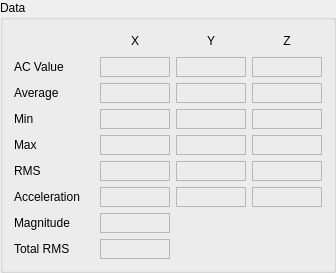
         <widget class="QGroupBox" name="groupBox">
          <property name="title">
           <string>Data</string>
          </property>
          <layout class="QGridLayout" name="gridLayout">
           <item row="0" column="1">
            <widget class="QLabel" name="label_25">
             <property name="sizePolicy">
              <sizepolicy hsizetype="Fixed" vsizetype="Fixed">
               <horstretch>0</horstretch>
               <verstretch>0</verstretch>
              </sizepolicy>
             </property>
             <property name="minimumSize">
              <size>
               <width>70</width>
               <height>20</height>
              </size>
             </property>
             <property name="maximumSize">
              <size>
               <width>70</width>
               <height>20</height>
              </size>
             </property>
             <property name="text">
              <string>X</string>
             </property>
             <property name="alignment">
              <set>Qt::AlignCenter</set>
             </property>
            </widget>
           </item>
           <item row="0" column="2">
            <widget class="QLabel" name="label_26">
             <property name="sizePolicy">
              <sizepolicy hsizetype="Fixed" vsizetype="Fixed">
               <horstretch>0</horstretch>
               <verstretch>0</verstretch>
              </sizepolicy>
             </property>
             <property name="minimumSize">
              <size>
               <width>70</width>
               <height>20</height>
              </size>
             </property>
             <property name="maximumSize">
              <size>
               <width>70</width>
               <height>20</height>
              </size>
             </property>
             <property name="text">
              <string>Y</string>
             </property>
             <property name="alignment">
              <set>Qt::AlignCenter</set>
             </property>
            </widget>
           </item>
           <item row="0" column="3">
            <widget class="QLabel" name="label_20">
             <property name="sizePolicy">
              <sizepolicy hsizetype="Fixed" vsizetype="Fixed">
               <horstretch>0</horstretch>
               <verstretch>0</verstretch>
              </sizepolicy>
             </property>
             <property name="minimumSize">
              <size>
               <width>70</width>
               <height>20</height>
              </size>
             </property>
             <property name="maximumSize">
              <size>
               <width>70</width>
               <height>20</height>
              </size>
             </property>
             <property name="text">
              <string>Z</string>
             </property>
             <property name="alignment">
              <set>Qt::AlignCenter</set>
             </property>
            </widget>
           </item>
           <item row="1" column="0">
            <widget class="QLabel" name="label_21">
             <property name="sizePolicy">
              <sizepolicy hsizetype="MinimumExpanding" vsizetype="Fixed">
               <horstretch>0</horstretch>
               <verstretch>0</verstretch>
              </sizepolicy>
             </property>
             <property name="minimumSize">
              <size>
               <width>80</width>
               <height>20</height>
              </size>
             </property>
             <property name="maximumSize">
              <size>
               <width>16777215</width>
               <height>20</height>
              </size>
             </property>
             <property name="text">
              <string>AC Value</string>
             </property>
            </widget>
           </item>
           <item row="1" column="1">
            <widget class="QELabel" name="qelabel_35">
             <property name="sizePolicy">
              <sizepolicy hsizetype="Fixed" vsizetype="Fixed">
               <horstretch>0</horstretch>
               <verstretch>0</verstretch>
              </sizepolicy>
             </property>
             <property name="minimumSize">
              <size>
               <width>70</width>
               <height>20</height>
              </size>
             </property>
             <property name="maximumSize">
              <size>
               <width>70</width>
               <height>20</height>
              </size>
             </property>
             <property name="frameShape">
              <enum>QFrame::StyledPanel</enum>
             </property>
             <property name="variable" stdset="0">
              <string>SR-DI-VAN:get$(CH)</string>
             </property>
             <property name="variableSubstitutions" stdset="0">
              <string>CH=X1</string>
             </property>
             <property name="precision">
              <number>2</number>
             </property>
             <property name="useDbPrecision">
              <bool>false</bool>
             </property>
            </widget>
           </item>
           <item row="1" column="2">
            <widget class="QELabel" name="qelabel_26">
             <property name="sizePolicy">
              <sizepolicy hsizetype="Fixed" vsizetype="Fixed">
               <horstretch>0</horstretch>
               <verstretch>0</verstretch>
              </sizepolicy>
             </property>
             <property name="minimumSize">
              <size>
               <width>70</width>
               <height>20</height>
              </size>
             </property>
             <property name="maximumSize">
              <size>
               <width>70</width>
               <height>20</height>
              </size>
             </property>
             <property name="frameShape">
              <enum>QFrame::StyledPanel</enum>
             </property>
             <property name="variable" stdset="0">
              <string>SR-DI-VAN:get$(CH)</string>
             </property>
             <property name="variableSubstitutions" stdset="0">
              <string>CH=Y1</string>
             </property>
             <property name="precision">
              <number>2</number>
             </property>
             <property name="useDbPrecision">
              <bool>false</bool>
             </property>
            </widget>
           </item>
           <item row="1" column="3">
            <widget class="QELabel" name="qelabel_19">
             <property name="sizePolicy">
              <sizepolicy hsizetype="Fixed" vsizetype="Fixed">
               <horstretch>0</horstretch>
               <verstretch>0</verstretch>
              </sizepolicy>
             </property>
             <property name="minimumSize">
              <size>
               <width>70</width>
               <height>20</height>
              </size>
             </property>
             <property name="maximumSize">
              <size>
               <width>70</width>
               <height>20</height>
              </size>
             </property>
             <property name="frameShape">
              <enum>QFrame::StyledPanel</enum>
             </property>
             <property name="variable" stdset="0">
              <string>SR-DI-VAN:get$(CH)</string>
             </property>
             <property name="variableSubstitutions" stdset="0">
              <string>CH=Z1</string>
             </property>
             <property name="precision">
              <number>2</number>
             </property>
             <property name="useDbPrecision">
              <bool>false</bool>
             </property>
            </widget>
           </item>
           <item row="2" column="0">
            <widget class="QLabel" name="label_27">
             <property name="sizePolicy">
              <sizepolicy hsizetype="MinimumExpanding" vsizetype="Fixed">
               <horstretch>0</horstretch>
               <verstretch>0</verstretch>
              </sizepolicy>
             </property>
             <property name="minimumSize">
              <size>
               <width>80</width>
               <height>20</height>
              </size>
             </property>
             <property name="maximumSize">
              <size>
               <width>16777215</width>
               <height>20</height>
              </size>
             </property>
             <property name="text">
              <string>Average</string>
             </property>
            </widget>
           </item>
           <item row="2" column="1">
            <widget class="QELabel" name="qelabel_23">
             <property name="sizePolicy">
              <sizepolicy hsizetype="Fixed" vsizetype="Fixed">
               <horstretch>0</horstretch>
               <verstretch>0</verstretch>
              </sizepolicy>
             </property>
             <property name="minimumSize">
              <size>
               <width>70</width>
               <height>20</height>
              </size>
             </property>
             <property name="maximumSize">
              <size>
               <width>70</width>
               <height>20</height>
              </size>
             </property>
             <property name="frameShape">
              <enum>QFrame::StyledPanel</enum>
             </property>
             <property name="variable" stdset="0">
              <string>SR-DI-VAN:getAverage$(CH)</string>
             </property>
             <property name="variableSubstitutions" stdset="0">
              <string>CH=X1</string>
             </property>
             <property name="precision">
              <number>2</number>
             </property>
             <property name="useDbPrecision">
              <bool>false</bool>
             </property>
            </widget>
           </item>
           <item row="2" column="2">
            <widget class="QELabel" name="qelabel_28">
             <property name="sizePolicy">
              <sizepolicy hsizetype="Fixed" vsizetype="Fixed">
               <horstretch>0</horstretch>
               <verstretch>0</verstretch>
              </sizepolicy>
             </property>
             <property name="minimumSize">
              <size>
               <width>70</width>
               <height>20</height>
              </size>
             </property>
             <property name="maximumSize">
              <size>
               <width>70</width>
               <height>20</height>
              </size>
             </property>
             <property name="frameShape">
              <enum>QFrame::StyledPanel</enum>
             </property>
             <property name="variable" stdset="0">
              <string>SR-DI-VAN:getAverage$(CH)</string>
             </property>
             <property name="variableSubstitutions" stdset="0">
              <string>CH=Y1</string>
             </property>
             <property name="precision">
              <number>2</number>
             </property>
             <property name="useDbPrecision">
              <bool>false</bool>
             </property>
            </widget>
           </item>
           <item row="2" column="3">
            <widget class="QELabel" name="qelabel_33">
             <property name="sizePolicy">
              <sizepolicy hsizetype="Fixed" vsizetype="Fixed">
               <horstretch>0</horstretch>
               <verstretch>0</verstretch>
              </sizepolicy>
             </property>
             <property name="minimumSize">
              <size>
               <width>70</width>
               <height>20</height>
              </size>
             </property>
             <property name="maximumSize">
              <size>
               <width>70</width>
               <height>20</height>
              </size>
             </property>
             <property name="frameShape">
              <enum>QFrame::StyledPanel</enum>
             </property>
             <property name="variable" stdset="0">
              <string>SR-DI-VAN:getAverage$(CH)</string>
             </property>
             <property name="variableSubstitutions" stdset="0">
              <string>CH=Z1</string>
             </property>
             <property name="precision">
              <number>2</number>
             </property>
             <property name="useDbPrecision">
              <bool>false</bool>
             </property>
            </widget>
           </item>
           <item row="3" column="0">
            <widget class="QLabel" name="label_23">
             <property name="sizePolicy">
              <sizepolicy hsizetype="MinimumExpanding" vsizetype="Fixed">
               <horstretch>0</horstretch>
               <verstretch>0</verstretch>
              </sizepolicy>
             </property>
             <property name="minimumSize">
              <size>
               <width>80</width>
               <height>20</height>
              </size>
             </property>
             <property name="maximumSize">
              <size>
               <width>16777215</width>
               <height>20</height>
              </size>
             </property>
             <property name="text">
              <string>Min</string>
             </property>
            </widget>
           </item>
           <item row="3" column="1">
            <widget class="QELabel" name="qelabel_34">
             <property name="sizePolicy">
              <sizepolicy hsizetype="Fixed" vsizetype="Fixed">
               <horstretch>0</horstretch>
               <verstretch>0</verstretch>
              </sizepolicy>
             </property>
             <property name="minimumSize">
              <size>
               <width>70</width>
               <height>20</height>
              </size>
             </property>
             <property name="maximumSize">
              <size>
               <width>70</width>
               <height>20</height>
              </size>
             </property>
             <property name="frameShape">
              <enum>QFrame::StyledPanel</enum>
             </property>
             <property name="variable" stdset="0">
              <string>SR-DI-VAN:getMin$(CH)</string>
             </property>
             <property name="variableSubstitutions" stdset="0">
              <string>CH=X1</string>
             </property>
             <property name="precision">
              <number>2</number>
             </property>
             <property name="useDbPrecision">
              <bool>false</bool>
             </property>
            </widget>
           </item>
           <item row="3" column="2">
            <widget class="QELabel" name="qelabel_30">
             <property name="sizePolicy">
              <sizepolicy hsizetype="Fixed" vsizetype="Fixed">
               <horstretch>0</horstretch>
               <verstretch>0</verstretch>
              </sizepolicy>
             </property>
             <property name="minimumSize">
              <size>
               <width>70</width>
               <height>20</height>
              </size>
             </property>
             <property name="maximumSize">
              <size>
               <width>70</width>
               <height>20</height>
              </size>
             </property>
             <property name="frameShape">
              <enum>QFrame::StyledPanel</enum>
             </property>
             <property name="variable" stdset="0">
              <string>SR-DI-VAN:getMin$(CH)</string>
             </property>
             <property name="variableSubstitutions" stdset="0">
              <string>CH=Y1</string>
             </property>
             <property name="precision">
              <number>2</number>
             </property>
             <property name="useDbPrecision">
              <bool>false</bool>
             </property>
            </widget>
           </item>
           <item row="3" column="3">
            <widget class="QELabel" name="qelabel_29">
             <property name="sizePolicy">
              <sizepolicy hsizetype="Fixed" vsizetype="Fixed">
               <horstretch>0</horstretch>
               <verstretch>0</verstretch>
              </sizepolicy>
             </property>
             <property name="minimumSize">
              <size>
               <width>70</width>
               <height>20</height>
              </size>
             </property>
             <property name="maximumSize">
              <size>
               <width>70</width>
               <height>20</height>
              </size>
             </property>
             <property name="frameShape">
              <enum>QFrame::StyledPanel</enum>
             </property>
             <property name="variable" stdset="0">
              <string>SR-DI-VAN:getMin$(CH)</string>
             </property>
             <property name="variableSubstitutions" stdset="0">
              <string>CH=Z1</string>
             </property>
             <property name="precision">
              <number>2</number>
             </property>
             <property name="useDbPrecision">
              <bool>false</bool>
             </property>
            </widget>
           </item>
           <item row="4" column="0">
            <widget class="QLabel" name="label_19">
             <property name="sizePolicy">
              <sizepolicy hsizetype="MinimumExpanding" vsizetype="Fixed">
               <horstretch>0</horstretch>
               <verstretch>0</verstretch>
              </sizepolicy>
             </property>
             <property name="minimumSize">
              <size>
               <width>80</width>
               <height>20</height>
              </size>
             </property>
             <property name="maximumSize">
              <size>
               <width>16777215</width>
               <height>20</height>
              </size>
             </property>
             <property name="text">
              <string>Max</string>
             </property>
            </widget>
           </item>
           <item row="4" column="1">
            <widget class="QELabel" name="qelabel_21">
             <property name="sizePolicy">
              <sizepolicy hsizetype="Fixed" vsizetype="Fixed">
               <horstretch>0</horstretch>
               <verstretch>0</verstretch>
              </sizepolicy>
             </property>
             <property name="minimumSize">
              <size>
               <width>70</width>
               <height>20</height>
              </size>
             </property>
             <property name="maximumSize">
              <size>
               <width>70</width>
               <height>20</height>
              </size>
             </property>
             <property name="frameShape">
              <enum>QFrame::StyledPanel</enum>
             </property>
             <property name="variable" stdset="0">
              <string>SR-DI-VAN:getMax$(CH)</string>
             </property>
             <property name="variableSubstitutions" stdset="0">
              <string>CH=X1</string>
             </property>
             <property name="precision">
              <number>2</number>
             </property>
             <property name="useDbPrecision">
              <bool>false</bool>
             </property>
            </widget>
           </item>
           <item row="4" column="2">
            <widget class="QELabel" name="qelabel_20">
             <property name="sizePolicy">
              <sizepolicy hsizetype="Fixed" vsizetype="Fixed">
               <horstretch>0</horstretch>
               <verstretch>0</verstretch>
              </sizepolicy>
             </property>
             <property name="minimumSize">
              <size>
               <width>70</width>
               <height>20</height>
              </size>
             </property>
             <property name="maximumSize">
              <size>
               <width>70</width>
               <height>20</height>
              </size>
             </property>
             <property name="frameShape">
              <enum>QFrame::StyledPanel</enum>
             </property>
             <property name="variable" stdset="0">
              <string>SR-DI-VAN:getMax$(CH)</string>
             </property>
             <property name="variableSubstitutions" stdset="0">
              <string>CH=Y1</string>
             </property>
             <property name="precision">
              <number>2</number>
             </property>
             <property name="useDbPrecision">
              <bool>false</bool>
             </property>
            </widget>
           </item>
           <item row="4" column="3">
            <widget class="QELabel" name="qelabel_22">
             <property name="sizePolicy">
              <sizepolicy hsizetype="Fixed" vsizetype="Fixed">
               <horstretch>0</horstretch>
               <verstretch>0</verstretch>
              </sizepolicy>
             </property>
             <property name="minimumSize">
              <size>
               <width>70</width>
               <height>20</height>
              </size>
             </property>
             <property name="maximumSize">
              <size>
               <width>70</width>
               <height>20</height>
              </size>
             </property>
             <property name="frameShape">
              <enum>QFrame::StyledPanel</enum>
             </property>
             <property name="variable" stdset="0">
              <string>SR-DI-VAN:getMax$(CH)</string>
             </property>
             <property name="variableSubstitutions" stdset="0">
              <string>CH=Z1</string>
             </property>
             <property name="precision">
              <number>2</number>
             </property>
             <property name="useDbPrecision">
              <bool>false</bool>
             </property>
            </widget>
           </item>
           <item row="5" column="0">
            <widget class="QLabel" name="label_24">
             <property name="sizePolicy">
              <sizepolicy hsizetype="MinimumExpanding" vsizetype="Fixed">
               <horstretch>0</horstretch>
               <verstretch>0</verstretch>
              </sizepolicy>
             </property>
             <property name="minimumSize">
              <size>
               <width>80</width>
               <height>20</height>
              </size>
             </property>
             <property name="maximumSize">
              <size>
               <width>16777215</width>
               <height>20</height>
              </size>
             </property>
             <property name="text">
              <string>RMS</string>
             </property>
            </widget>
           </item>
           <item row="5" column="1">
            <widget class="QELabel" name="qelabel_27">
             <property name="sizePolicy">
              <sizepolicy hsizetype="Fixed" vsizetype="Fixed">
               <horstretch>0</horstretch>
               <verstretch>0</verstretch>
              </sizepolicy>
             </property>
             <property name="minimumSize">
              <size>
               <width>70</width>
               <height>20</height>
              </size>
             </property>
             <property name="maximumSize">
              <size>
               <width>70</width>
               <height>20</height>
              </size>
             </property>
             <property name="frameShape">
              <enum>QFrame::StyledPanel</enum>
             </property>
             <property name="variable" stdset="0">
              <string>SR-DI-VAN:getRMS$(CH)</string>
             </property>
             <property name="variableSubstitutions" stdset="0">
              <string>CH=X1</string>
             </property>
             <property name="precision">
              <number>2</number>
             </property>
             <property name="useDbPrecision">
              <bool>false</bool>
             </property>
            </widget>
           </item>
           <item row="5" column="2">
            <widget class="QELabel" name="qelabel_36">
             <property name="sizePolicy">
              <sizepolicy hsizetype="Fixed" vsizetype="Fixed">
               <horstretch>0</horstretch>
               <verstretch>0</verstretch>
              </sizepolicy>
             </property>
             <property name="minimumSize">
              <size>
               <width>70</width>
               <height>20</height>
              </size>
             </property>
             <property name="maximumSize">
              <size>
               <width>70</width>
               <height>20</height>
              </size>
             </property>
             <property name="frameShape">
              <enum>QFrame::StyledPanel</enum>
             </property>
             <property name="variable" stdset="0">
              <string>SR-DI-VAN:getRMS$(CH)</string>
             </property>
             <property name="variableSubstitutions" stdset="0">
              <string>CH=Y1</string>
             </property>
             <property name="precision">
              <number>2</number>
             </property>
             <property name="useDbPrecision">
              <bool>false</bool>
             </property>
            </widget>
           </item>
           <item row="5" column="3">
            <widget class="QELabel" name="qelabel_24">
             <property name="sizePolicy">
              <sizepolicy hsizetype="Fixed" vsizetype="Fixed">
               <horstretch>0</horstretch>
               <verstretch>0</verstretch>
              </sizepolicy>
             </property>
             <property name="minimumSize">
              <size>
               <width>70</width>
               <height>20</height>
              </size>
             </property>
             <property name="maximumSize">
              <size>
               <width>70</width>
               <height>20</height>
              </size>
             </property>
             <property name="frameShape">
              <enum>QFrame::StyledPanel</enum>
             </property>
             <property name="variable" stdset="0">
              <string>SR-DI-VAN:getRMS$(CH)</string>
             </property>
             <property name="variableSubstitutions" stdset="0">
              <string>CH=Z1</string>
             </property>
             <property name="precision">
              <number>2</number>
             </property>
             <property name="useDbPrecision">
              <bool>false</bool>
             </property>
            </widget>
           </item>
           <item row="6" column="0">
            <widget class="QLabel" name="label_22">
             <property name="sizePolicy">
              <sizepolicy hsizetype="MinimumExpanding" vsizetype="Fixed">
               <horstretch>0</horstretch>
               <verstretch>0</verstretch>
              </sizepolicy>
             </property>
             <property name="minimumSize">
              <size>
               <width>80</width>
               <height>20</height>
              </size>
             </property>
             <property name="maximumSize">
              <size>
               <width>80</width>
               <height>20</height>
              </size>
             </property>
             <property name="text">
              <string>Acceleration</string>
             </property>
            </widget>
           </item>
           <item row="6" column="1">
            <widget class="QELabel" name="qelabel_32">
             <property name="sizePolicy">
              <sizepolicy hsizetype="Fixed" vsizetype="Fixed">
               <horstretch>0</horstretch>
               <verstretch>0</verstretch>
              </sizepolicy>
             </property>
             <property name="minimumSize">
              <size>
               <width>70</width>
               <height>20</height>
              </size>
             </property>
             <property name="maximumSize">
              <size>
               <width>70</width>
               <height>20</height>
              </size>
             </property>
             <property name="frameShape">
              <enum>QFrame::StyledPanel</enum>
             </property>
             <property name="variable" stdset="0">
              <string>SR-DI-VAN:getAcceleration$(CH)</string>
             </property>
             <property name="variableSubstitutions" stdset="0">
              <string>CH=X1</string>
             </property>
             <property name="precision">
              <number>3</number>
             </property>
             <property name="useDbPrecision">
              <bool>false</bool>
             </property>
            </widget>
           </item>
           <item row="6" column="2">
            <widget class="QELabel" name="qelabel_25">
             <property name="sizePolicy">
              <sizepolicy hsizetype="Fixed" vsizetype="Fixed">
               <horstretch>0</horstretch>
               <verstretch>0</verstretch>
              </sizepolicy>
             </property>
             <property name="minimumSize">
              <size>
               <width>70</width>
               <height>20</height>
              </size>
             </property>
             <property name="maximumSize">
              <size>
               <width>70</width>
               <height>20</height>
              </size>
             </property>
             <property name="frameShape">
              <enum>QFrame::StyledPanel</enum>
             </property>
             <property name="variable" stdset="0">
              <string>SR-DI-VAN:getAcceleration$(CH)</string>
             </property>
             <property name="variableSubstitutions" stdset="0">
              <string>CH=Y1</string>
             </property>
             <property name="precision">
              <number>3</number>
             </property>
             <property name="useDbPrecision">
              <bool>false</bool>
             </property>
            </widget>
           </item>
           <item row="6" column="3">
            <widget class="QELabel" name="qelabel_31">
             <property name="sizePolicy">
              <sizepolicy hsizetype="Fixed" vsizetype="Fixed">
               <horstretch>0</horstretch>
               <verstretch>0</verstretch>
              </sizepolicy>
             </property>
             <property name="minimumSize">
              <size>
               <width>70</width>
               <height>20</height>
              </size>
             </property>
             <property name="maximumSize">
              <size>
               <width>70</width>
               <height>20</height>
              </size>
             </property>
             <property name="frameShape">
              <enum>QFrame::StyledPanel</enum>
             </property>
             <property name="variable" stdset="0">
              <string>SR-DI-VAN:getAcceleration$(CH)</string>
             </property>
             <property name="variableSubstitutions" stdset="0">
              <string>CH=Z1</string>
             </property>
             <property name="precision">
              <number>3</number>
             </property>
             <property name="useDbPrecision">
              <bool>false</bool>
             </property>
            </widget>
           </item>
           <item row="7" column="0">
            <widget class="QLabel" name="label_28">
             <property name="sizePolicy">
              <sizepolicy hsizetype="MinimumExpanding" vsizetype="Fixed">
               <horstretch>0</horstretch>
               <verstretch>0</verstretch>
              </sizepolicy>
             </property>
             <property name="minimumSize">
              <size>
               <width>80</width>
               <height>20</height>
              </size>
             </property>
             <property name="maximumSize">
              <size>
               <width>80</width>
               <height>20</height>
              </size>
             </property>
             <property name="text">
              <string>Magnitude</string>
             </property>
            </widget>
           </item>
           <item row="7" column="1">
            <widget class="QELabel" name="qelabel_37">
             <property name="sizePolicy">
              <sizepolicy hsizetype="Fixed" vsizetype="Fixed">
               <horstretch>0</horstretch>
               <verstretch>0</verstretch>
              </sizepolicy>
             </property>
             <property name="minimumSize">
              <size>
               <width>70</width>
               <height>20</height>
              </size>
             </property>
             <property name="maximumSize">
              <size>
               <width>70</width>
               <height>20</height>
              </size>
             </property>
             <property name="frameShape">
              <enum>QFrame::StyledPanel</enum>
             </property>
             <property name="variable" stdset="0">
              <string>SR-DI-VAN:getMagnitude1</string>
             </property>
             <property name="precision">
              <number>2</number>
             </property>
             <property name="useDbPrecision">
              <bool>false</bool>
             </property>
            </widget>
           </item>
           <item row="8" column="0">
            <widget class="QLabel" name="label_29">
             <property name="sizePolicy">
              <sizepolicy hsizetype="MinimumExpanding" vsizetype="Fixed">
               <horstretch>0</horstretch>
               <verstretch>0</verstretch>
              </sizepolicy>
             </property>
             <property name="minimumSize">
              <size>
               <width>80</width>
               <height>20</height>
              </size>
             </property>
             <property name="maximumSize">
              <size>
               <width>80</width>
               <height>20</height>
              </size>
             </property>
             <property name="text">
              <string>Total RMS</string>
             </property>
            </widget>
           </item>
           <item row="8" column="1">
            <widget class="QELabel" name="qelabel_38">
             <property name="sizePolicy">
              <sizepolicy hsizetype="Fixed" vsizetype="Fixed">
               <horstretch>0</horstretch>
               <verstretch>0</verstretch>
              </sizepolicy>
             </property>
             <property name="minimumSize">
              <size>
               <width>70</width>
               <height>20</height>
              </size>
             </property>
             <property name="maximumSize">
              <size>
               <width>70</width>
               <height>20</height>
              </size>
             </property>
             <property name="frameShape">
              <enum>QFrame::StyledPanel</enum>
             </property>
             <property name="variable" stdset="0">
              <string>SR-DI-VAN:getTotalRMS1</string>
             </property>
             <property name="precision">
              <number>2</number>
             </property>
             <property name="useDbPrecision">
              <bool>false</bool>
             </property>
            </widget>
           </item>
          </layout>
         </widget>
